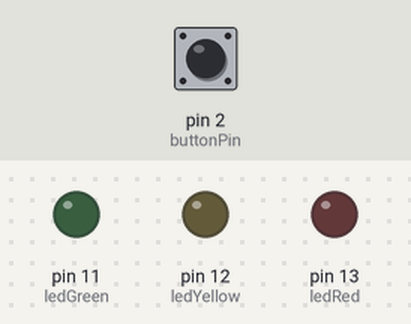
Bench run of a sketch on a simulated Arduino Uno, built with avr-gcc and run on an emulated ATmega328P. On the bench: output pins drawn as LEDs (lit = HIGH). The inputs (shaded band) are chosen by the test bench; at power-on: pin 2 (buttonPin) HIGH.

Above: at 1.2 s.
1.3 s: pin 2 (buttonPin) pulled LOW for 0.15 s
At 4.7 s:
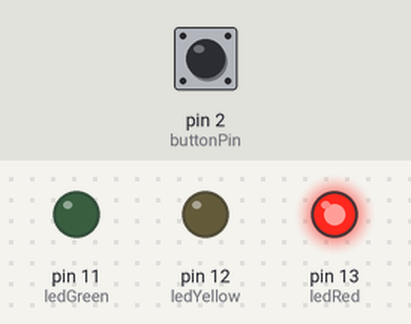
At 12.5 s:
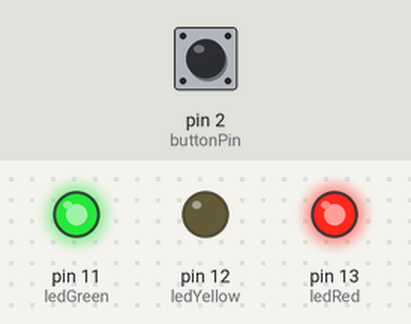
Timing chart, 0 to 17.8 s (numbered marks = the images above; inputs shaded):
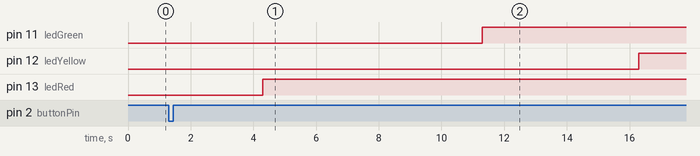

Measured:
- after the input at 1.3 s, pin 11 (ledGreen): LOW → HIGH after 10.0 s; pin 12 (ledYellow): LOW → HIGH after 15.0 s; pin 13 (ledRed): LOW → HIGH after 3.0 s

The sketch:

Button_with_traffic_light.ino
```cpp
const int buttonPin = 2;     // the number of the pushbutton pin


// variables will change:
int buttonState = 0;         // variable for reading the pushbutton status

int ledRed = 13;
int ledYellow = 12;
int ledGreen = 11;


// the setup function runs once when you press reset or power the board

void setup() {
  // initialize digital pin LED_BUILTIN as an output.
  pinMode(ledRed, OUTPUT);
  pinMode(ledGreen, OUTPUT);
  pinMode(ledYellow, OUTPUT);
  pinMode(buttonPin, INPUT);
}

void loop() {
  buttonState = digitalRead(buttonPin);

  if (buttonState == LOW) {
    // turn LED on:
    digitalWrite(ledRed, LOW);
    delay(3000);
    digitalWrite(ledRed, HIGH);
    delay(3000);

    digitalWrite(ledGreen, LOW);
    delay(4000);
    digitalWrite(ledGreen, HIGH);
    delay(4000);

    digitalWrite(ledYellow, LOW);
    delay(1000);
    digitalWrite(ledYellow, HIGH);
    delay(1000);
  }
}
```
